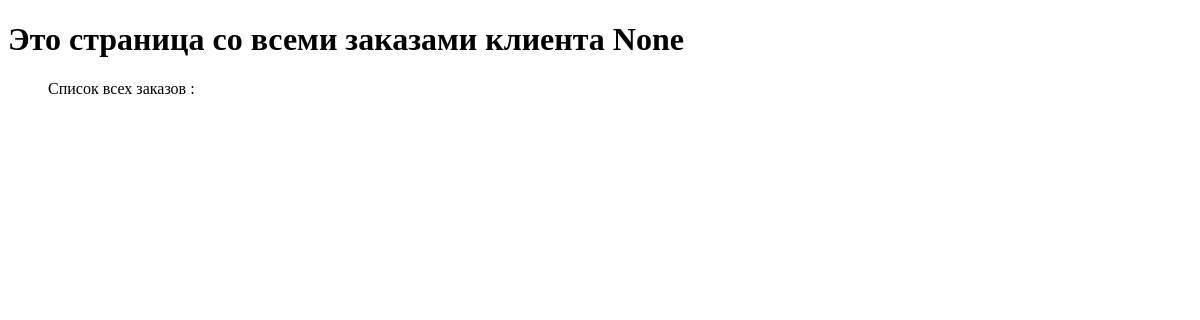
/orders_by_client/3, run on an earlier commit of the app's database.
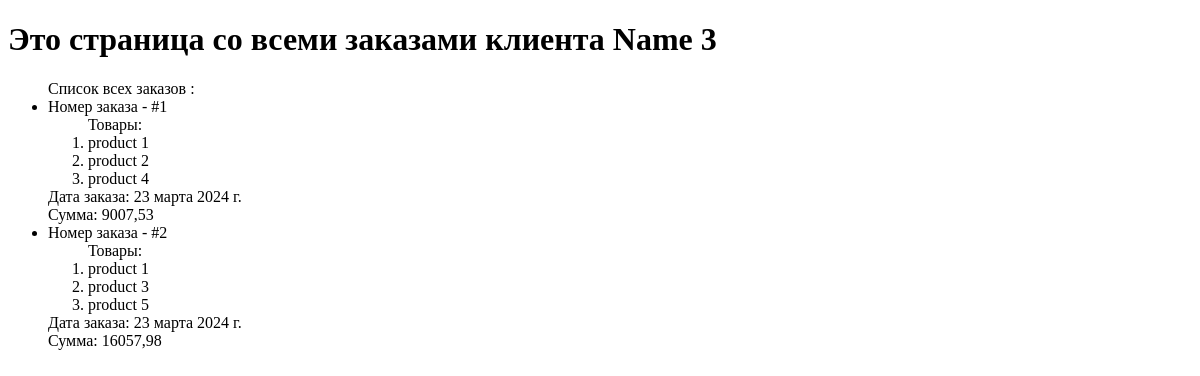
And on a later commit of the database.
### hw2_task/models.py (models this page shows)
class Client(models.Model):
    client_name = models.CharField(max_length=100)
    email = models.EmailField(max_length=120)
    phone_number = models.CharField(max_length=16)
    adress = models.TextField()
    registry_date = models.DateField(auto_now=True)
    def __str__(self):
        return str(self.client_name)

class Order(models.Model):
    client = models.ForeignKey(Client, on_delete=models.CASCADE)
    products = models.ManyToManyField(Product)
    total_price = models.DecimalField(default=0, max_digits=8,decimal_places=2)
    order_registry_date = models.DateField(auto_now_add=True)

class Product(models.Model):
    product_name = models.CharField(max_length=100)
    description = models.TextField()
    price = models.DecimalField(max_digits=8, decimal_places=2)
    product_count = models.IntegerField(default=0)
    additions_date = models.DateField(auto_now_add=True)
    image = models.ImageField(default='')

### hw2_task/views.py (the view)
# urls.py: path('orders_by_client/<int:client_id>', views.get_all_orders_by_client, name='orders_by_client'),
def get_all_orders_by_client(request, client_id):
    orders = Order.objects.filter(client__pk=client_id)
    client = Client.objects.filter(pk=client_id).first()
    context = {'orders': orders, 'client': client}
    return render(request, 'hw2_task/orders_by_client.html', context)

### hw2_task/templates/hw2_task/orders_by_client.html (shortened to what this page needs)
<!DOCTYPE html>
<html lang="ru">
<head>
</head>
<body>
    <h1>Это страница со всеми заказами клиента {{ client }} </h1>
    <ul> Список всех заказов {% block period %}{% endblock %}:
            {% for order in orders %}
                <li>Номер заказа - #{{ order.pk }}<br>
                    <ol> Товары:<br>
                        {% for product in order.products.all %}
                            <li>{{ product.product_name }}</li>
                        {% endfor %}
                    </ol>
                    Дата заказа: {{ order.order_registry_date }}<br>
                    Сумма: {{ order.total_price }}
                </li>
            {% endfor %}
    </ul>
</body>
</html>

What changed in the data, as far as the page shows it:
added Client: client_name "Name 3"
added Order: pk "1", order_registry_date "23 марта 2024 г.", total_price "9007,53"
added Product: product_name "product 1"
added Product: product_name "product 2", shown under "1"
added Product: product_name "product 4", shown under "1"
added Order: pk "2", order_registry_date "23 марта 2024 г.", total_price "16057,98"
added Product: product_name "product 3", shown under "2"
added Product: product_name "product 5", shown under "2"
Also different on the page:
{{ client }}: "None" → (not shown)
